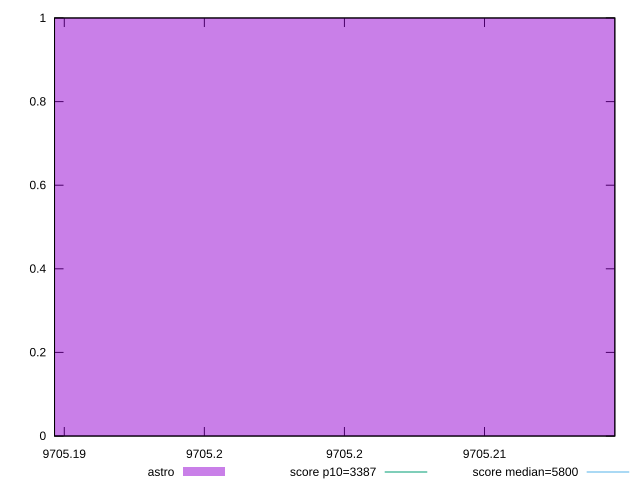

This figure's gnuplot source:
reset

$astro <<EOF
9705.2 1
EOF

set key outside below
set boxwidth 0.1
set xrange [9705.194652018285:9705.214652018285]
set yrange [0:1]
set trange [0:1]
set style fill transparent solid 0.5 noborder

set parametric
set terminal svg size 640, 490 enhanced background rgb 'white'
set output "reports/report_00033_2021-03-01T14-23-16.841Z/speed-index/comparison/histogram/0_vs_1.svg"

plot $astro title "astro" with boxes, \
     3387,t title "score p10=3387", \
     5800,t title "score median=5800"

reset
